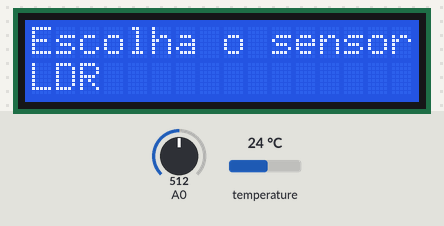
A sketch run on a simulated Arduino Uno, built with avr-gcc and run on an emulated ATmega328P. Parts: 16×2 character LCD. The inputs (shaded band) are chosen by the test bench; at power-on: A0 = 512, temperature 24 °C. What the sketch prints to the serial monitor is not drawn.

Above: at 1.0 s.
1.1 s: A0 set to 459
2.6 s: A0 set to 435
At 4.3 s:
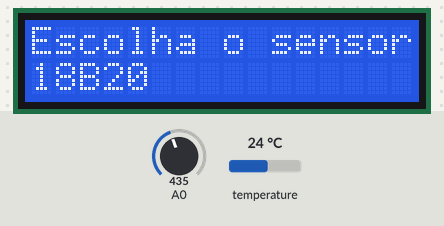
4.6 s: A0 set to 583
6.1 s: A0 set to 611
At 7.6 s:
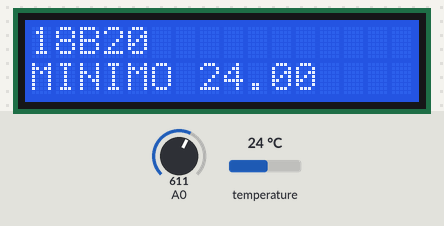
8.8 s: A0 set to 390
At 10.4 s:
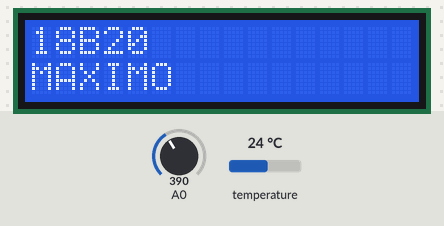
11.8 s: A0 set to 122
At 13.6 s:
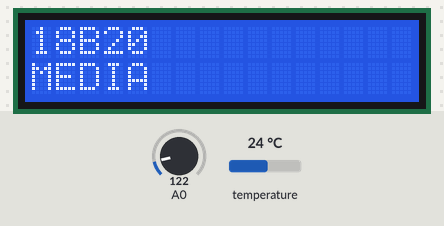
Timing chart, 0 to 15.1 s (numbered marks = the images above; inputs shaded):
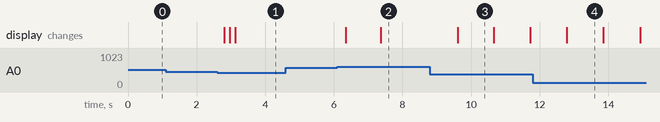

Measured:
- the behaviour switches between 450 and 449 on A0 (found by bisection; images 0 and 1)
- the behaviour switches between 600 and 601 on A0 (found by bisection; images 1 and 2)
- after the input at 1.1 s, every drawn part: stays the same
- after the input at 2.6 s, the display: first changes after 0.21 s (image 1 shows a later state)
- after the input at 4.6 s, every drawn part: stays the same
- after the input at 6.1 s, the display: first changes after 0.24 s (image 2 shows a later state)
- after the input at 8.8 s, the display: changes after 0.81 s (image 3)
- after the input at 11.8 s, the display: changes after 0.99 s (image 4)
- what the display in image 3 shows lasts 1.1 s, from 9.6 s to 10.7 s

The sketch:

lcd18x2_keypad.ino
```cpp
/*-----------------------------------------
  Programa : Teste LCD 16x2 com Keypad
  Autores: Juliana Moreno - 75763
           Michael Canesche - 68064
           Vanessa Vasconcelos - 77427
  Professor: Ricardo Ferreira dos Santos
------------------------------------------*/
unsigned long time, tempoAntes;
///const byte LED_PIN = 13;
// TIME
#include <Time.h>
// DHT
#include "DHT.h"
// obs.: para a versão da bbt do dht mais recente, precisa dessa bbt
// link: https://github.com/adafruit/Adafruit_Sensor ultima visualizacao: 06/04/17
#include <Adafruit_Sensor.h>
#define DHTPIN 2
#define DHTTYPE DHT22
DHT dht(DHTPIN, DHTTYPE);
// Ultrassonic
#include <Ultrasonic.h>
#define TRIGGER_PIN 12
#define ECHO_PIN 11
Ultrasonic ultrasonic(TRIGGER_PIN, ECHO_PIN);
// LDR
#define LDR_PIN A1
// LCD
#include <LiquidCrystal.h>
// 18B20
#include <OneWire.h>
#include <DallasTemperature.h>
OneWire oneWire(3);
DallasTemperature sensors(&oneWire);
DeviceAddress sensor1;

// variaveis globais
float valor, valorMIN = 9999, valorMAX = -9999, valorAlertaMin = -9999, valorAlertaMax = 9999, valorAlertaMedia = -9999, valorMediana;
double valorMEDIA = 0;
bool ligaMin = false, ligaMax = false, ligaMedia = false, ligaTempo = false, ligaLeitura = false;
unsigned int qtd = 0;
unsigned int tempo = 1000;
unsigned int time_agora = now();
int n = 20, j = 0, m = -1, k = -1, mk = 0, vm = 0;
float valores[20];
bool escolha;
int botao, C = 0, tamS = 4, Ci = 0, Cl = 1, tmp = tempo;
//int tmp = tempo;
time_t horas;
String sensores[4] = {"LDR          ","DHT          ","ULTRASSONICO ","18B20        "};
String MenuInterno[7] = {"MINIMO ","MAXIMO ","MEDIA ","MEDIANA ","IMPRIME ","TEMPO ","RELOGIO "};

LiquidCrystal lcd(8, 9, 4, 5, 6, 7);

void setup(){
    Serial.begin(9600);
    sensors.begin();
    lcd.begin(16, 2);
    lcd.setCursor(0,0);
    lcd.print("Escolha o sensor");
    lcd.setCursor(0,1);
    lcd.print(sensores[0]);
    while(true){
       botao = analogRead(0);
       //Serial.println(botao);
       delay(160);
       lcd.setCursor(0,1);
       if (botao > 100 && botao < 200) {
           // para cima
           if(C > 0)
              lcd.print(sensores[--C]);
       } else if (botao > 200 && botao < 450){
           // para baixo
           if(C != tamS-1)
              lcd.print(sensores[++C]);
       } else if (botao > 600 && botao < 800){
          break;
       }
    }
    Menu();
    lcd.print(MenuInterno[0]);
    escolha = false;
}

void loop(){
     //Leitura do valor da porta analógica A0
     botao = analogRead(0);
     if(!escolha){
         delay(160);
         if (botao > 100 && botao < 200) {
             // para cima
             if(Ci > 0){
                Menu();
                lcd.print(MenuInterno[--Ci]);
             }
         } else if (botao > 200 && botao < 450){
             // para baixo
             if(Ci < 6){
                Menu();
                lcd.print(MenuInterno[++Ci]);
             }
         } else if (botao > 600 && botao < 800){
              if(Ci == 5)
                  tmp = tempo;
              escolha = true;
         }
    }

    // atualiza o tempo
    time = millis();

    if(botao > 100 && botao < 450){
        escolha = false;
    }

    if(time - tempoAntes > tempo){
      tempoAntes = time = millis();
      if(C == 0){ // LDR
        valor = analogRead(LDR_PIN);
        /*if(Verifica(valor,"Erro ao ler o sensor LDR!")) return;
        Serial.print("Intensidade: "); Serial.println(valor);*/
      } else if(C == 1){ // DHT22
        valor = dht.readTemperature();
        /*if(Verifica(valor,"Erro ao ler o sensor DHT!")) return;
        Serial.print("Temperature: "); Serial.println(valor);*/
      } else if(C == 2){
        valor = ultrasonic.convert(ultrasonic.timing(), Ultrasonic::CM);
        /*if(Verifica(valor,"Erro ao ler o sensor Ultrassonic!")) return;
        Serial.print("distancia (cm): "); Serial.println(valor);*/
      } else if(C == 3){
        sensors.requestTemperatures();
        valor = sensors.getTempC(sensor1);
        Serial.println(valor);
        Serial.println("Localizando sensores DS18B20...");
        Serial.print("Foram encontrados ");
        Serial.print(sensors.getDeviceCount(), DEC);
        Serial.println(" sensores.");
        if (!sensors.getAddress(sensor1, 0))
           Serial.println("Sensores nao encontrados !");
        // Mostra o endereco do sensor encontrado no barramento
        Serial.print("Endereco sensor: ");
        mostra_endereco_sensor(sensor1);
        Serial.println();
      }
      // pega o menor/maiores valores atuais
      if(valor < valorMIN) valorMIN = valor;
      if(valor > valorMAX) valorMAX = valor;

      valorMEDIA = valorMEDIA + valor;
      qtd++;
      time_agora = now();

      if(n > 0 && j < n) valores[j++] = valor;
      else j = 0;

      if(vm < n) vm++;
      // ordena vetor
      for(int i = 0; i < vm; i++)
          for(int j = i+1; j < vm; j++)
              if(valores[i] > valores[j]){
                  int aux = valores[i];
                  valores[i] = valores[j];
                  valores[j] = aux;
              }
      // calcula o valor da mediana
      if(vm % 2 == 0){
        valorMediana = (valores[(vm-1)/2]+valores[vm/2])/2.0f;
      }else
        valorMediana = valores[vm/2];

      Serial.print("Valor: ");
      Serial.println(valor);
      Serial.print("Media: ");
      Serial.println(valorMEDIA/qtd);
      Serial.print("Mediana: ");
      Serial.println(valorMediana);
      Serial.print("[");
      for(int i = 0; i < vm; i++){
          Serial.print(valores[i]);
          if(i != vm-1)
              Serial.print(", ");
          else
              Serial.println("]");
      }
      Serial.println();
  }

    if(escolha && Ci == 0){ // MIN VALUE
        lcd.setCursor(0,1);
        lcd.print(MenuInterno[Ci]);
        lcd.print(valorMIN);
        escolha = false;
    } else if(escolha && Ci == 1){ // MAX VALUE
        lcd.setCursor(0,1);
        lcd.print(MenuInterno[Ci]);
        lcd.print(valorMAX);
        escolha = false;
    } else if(escolha && Ci == 2){ // AVERAGE VALUE
        lcd.setCursor(0,1);
        lcd.print(MenuInterno[Ci]);
        lcd.print(valorMEDIA/qtd);
        escolha = false;
    } else if(escolha && Ci == 3){ // GET PRINT
        lcd.setCursor(0,1);
        lcd.print(MenuInterno[Ci]);
        lcd.print(valorMediana);
        escolha = false;
    } else if(escolha && Ci == 4){ // GET PRINT
        lcd.setCursor(0,1);
        lcd.print(MenuInterno[Ci]);
        lcd.print(valor);
    } else if(escolha && Ci == 5){ // GET RATE
        lcd.setCursor(0,1);
        lcd.print(MenuInterno[Ci]);
        lcd.print(tmp);
        lcd.print(" ms");
        // direita
        if(botao < 100){
            delay(160);
            Menu();
            tmp+=500;
        }else if(botao > 400 && botao < 600){
            delay(160);
            Menu();
            if(tmp > 500)
              tmp-=500;
        }else if(botao > 600 && botao < 800){
            tempo = tmp; // seta o novo valor de t
        }
        //Serial.println(botao);
    } else if(escolha && Ci == 6){ // GET CLOCK
        lcd.setCursor(0,1);
        lcd.print(MenuInterno[Ci]);
        if(hour() < 10) lcd.print("0");
        lcd.print(hour());
        lcd.print(":");
        if(minute() < 10) lcd.print("0");
        lcd.print(minute());
        lcd.print(":");
        if(second() < 10) lcd.print("0");
        lcd.print(second());
    }

  // alertas
  //if(valor < valorAlertaMin) digitalWrite(LED_PIN,HIGH);
  //else digitalWrite(LED_PIN,LOW);
  //if(valor > valorAlertaMax) digitalWrite(LED_PIN,HIGH);
  //else digitalWrite(LED_PIN,LOW);
  //if(valor < valorAlertaMedia) digitalWrite(LED_PIN,HIGH);
  //digitalWrite(LED_PIN,LOW);
}

bool Verifica(float v, String frase){
  if(isnan(v)){
    Serial.println(frase);
    return true;
  }
  return false;
}

void mostra_endereco_sensor(DeviceAddress deviceAddress){
  for (uint8_t i = 0; i < 8; i++){
    // Adiciona zeros se necessário
    if (deviceAddress[i] < 16) Serial.print("0");
    Serial.print(deviceAddress[i], HEX);
  }
}

void Menu(){
    lcd.clear();
    lcd.setCursor(0,0);
    lcd.print(sensores[C]);
    lcd.setCursor(0,1);
}
```
